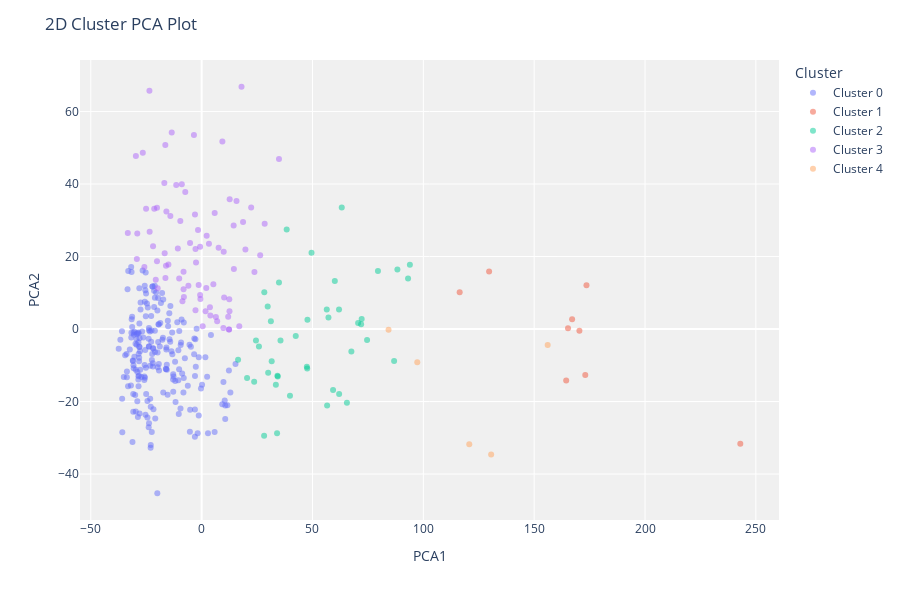

Source (notebook cell):
### Markdown cell above
## **2D-Plot for KMeans clustering**

### Code cell
plot_model(KMeanClusteringModel, plot='cluster')

### Figure 1 — Plotly figure (JSON) as saved in the notebook; plotly's stock layout.template omitted (floating-point values rounded to 4 significant figures; data arrays with more than 128 entries replaced by an {"elided": "..."} marker saying what was removed)
{"data": [{"customdata": {"elided": "208x1 int values"}, "hovertemplate": "Cluster=Cluster 0<br>PCA1=%{x}<br>PCA2=%{y}<br>Feature=%{customdata[0]}<extra></extra>", "legendgroup": "Cluster 0", "marker": {"color": "#636efa", "opacity": 0.5, "symbol": "circle"}, "mode": "markers", "name": "Cluster 0", "orientation": "v", "showlegend": true, "textposition": "top center", "type": "scatter", "x": {"elided": "208 float values"}, "xaxis": "x", "y": {"elided": "208 float values"}, "yaxis": "y"}, {"customdata": [[90], [94], [96], [92], [87], [99], [95], [92], [102]], "hovertemplate": "Cluster=Cluster 1<br>PCA1=%{x}<br>PCA2=%{y}<br>Feature=%{customdata[0]}<extra></extra>", "legendgroup": "Cluster 1", "marker": {"color": "#EF553B", "opacity": 0.5, "symbol": "circle"}, "mode": "markers", "name": "Cluster 1", "orientation": "v", "showlegend": true, "textposition": "top center", "type": "scatter", "x": [129.7, 170.4, 164.4, 173.6, 116.4, 167.1, 173.1, 243.0, 165.3], "xaxis": "x", "y": [15.86, -0.4739, -14.17, 12.09, 10.15, 2.715, -12.68, -31.68, 0.19], "yaxis": "y"}, {"customdata": [[83], [88], [85], [92], [87], [88], [90], [86], [82], [98], [87], [92], [83], [97], [98], [91], [91], [90], [89], [92], [93], [92], [98], [95], [92], [92], [93], [92], [92], [96], [98], [91], [91], [91], [86], [86], [90], [100], [84], [86], [90], [82], [95]], "hovertemplate": "Cluster=Cluster 2<br>PCA1=%{x}<br>PCA2=%{y}<br>Feature=%{customdata[0]}<extra></extra>", "legendgroup": "Cluster 2", "marker": {"color": "#00cc96", "opacity": 0.5, "symbol": "circle"}, "mode": "markers", "name": "Cluster 2", "orientation": "v", "showlegend": true, "textposition": "top center", "type": "scatter", "x": [71.94, 93.12, 30.01, 56.61, 23.69, 35.57, 47.62, 65.53, 42.45, 57.21, 31.23, 74.64, 25.84, 49.56, 38.36, 31.6, 24.51, 16.43, 60.07, 79.54, 34.89, 88.31, 33.48, 28.26, 63.2, 56.45, 70.58, 34.19, 59.29, 34.02, 28.18, 47.73, 93.93, 39.84, 29.8, 72.18, 67.54, 34.34, 61.97, 20.49, 86.83, 62.03, 47.47], "xaxis": "x", "y": [1.353, 13.94, -12.08, -21.07, -14.57, -3.166, -10.86, -20.32, -1.954, 3.159, 2.178, -3.03, -4.8, 21.01, 27.48, -8.872, -3.189, -8.488, 13.23, 16.0, 12.87, 16.44, -15.38, 10.16, 33.51, 5.412, 1.651, -12.88, -16.83, -28.78, -29.42, 2.535, 17.7, -18.38, 6.196, 2.778, -6.176, -13.07, 5.381, -13.5, -8.828, -17.95, -10.43], "yaxis": "y"}, {"customdata": [[88], [87], [98], [89], [88], [91], [79], [91], [91], [93], [84], [95], [91], [91], [99], [94], [87], [91], [86], [91], [91], [100], [97], [92], [93], [98], [93], [85], [84], [89], [84], [86], [95], [96], [90], [90], [88], [88], [85], [84], [89], [84], [94], [92], [88], [87], [88], [91], [86], [89], [90], [89], [85], [88], [89], [89], [94], [97], [88], [93], [94], [92], [91], [94], [90], [96], [94], [92], [92], [93], [97], [92], [97], [84], [92], [97], [89], [82], [92], [84]], "hovertemplate": "Cluster=Cluster 3<br>PCA1=%{x}<br>PCA2=%{y}<br>Feature=%{customdata[0]}<extra></extra>", "legendgroup": "Cluster 3", "marker": {"color": "#ab63fa", "opacity": 0.5, "symbol": "circle"}, "mode": "markers", "name": "Cluster 3", "orientation": "v", "showlegend": true, "textposition": "top center", "type": "scatter", "x": [12.64, -16.09, -3.008, -16.68, -23.45, -8.155, -15.9, -16.83, -14.11, 5.88, 6.427, -8.009, -0.5638, 15.73, 1.773, -26.55, -29.23, 3.298, -13.5, 17.99, -21.39, -10.13, 10.15, 28.43, -8.664, -3.48, 0.4791, -8.168, 19.75, -25.07, -20.69, -11.46, 7.656, 3.949, -23.55, -0.6883, 2.267, -5.232, -0.6973, -1.63, 16.97, 5.282, -21.93, -25.83, -29.03, -2.78, 2.087, 22.34, -19.83, -5.979, -20.15, -16.34, -16.39, -7.386, -29.66, -20.14, 18.68, 9.956, 9.349, -14.99, -10.74, 6.999, 23.82, -2.78, 12.56, 9.801, 34.89, -1.348, 14.55, 14.44, 26.41, 3.74, 12.35, -9.619, -33.31, 12.35, -8.951, 11.98, 12.46, -2.535], "xaxis": "x", "y": [35.79, 17.46, 31.59, 20.91, 26.87, 10.97, 32.39, 40.3, 31.19, 32.0, 3.295, 8.828, 8.257, 35.31, 4.879, 48.62, 19.34, 23.49, 54.22, 66.84, 33.21, 13.95, 8.701, 29.02, 7.631, 53.51, 0.7564, 15.82, 21.93, 33.18, 13.58, 39.75, 22.41, 3.745, 65.77, 9.383, 25.73, 23.74, 22.7, 27.33, 0.7865, 12.35, 22.85, 17.13, 26.34, 22.06, 11.34, 33.51, 11.26, 11.96, 18.73, 14.08, 50.77, 37.77, 47.71, 33.42, 29.55, 21.29, 51.74, 17.83, 22.23, 2.169, 15.72, 5.177, 4.876, 0.2983, 46.88, 12.17, 16.53, 28.54, 20.36, 6.006, -0.1245, 29.81, 26.5, -0.1245, 39.94, 3.386, 8.231, 18.34], "yaxis": "y"}, {"customdata": [[94], [98], [97], [91], [98]], "hovertemplate": "Cluster=Cluster 4<br>PCA1=%{x}<br>PCA2=%{y}<br>Feature=%{customdata[0]}<extra></extra>", "legendgroup": "Cluster 4", "marker": {"color": "#FFA15A", "opacity": 0.5, "symbol": "circle"}, "mode": "markers", "name": "Cluster 4", "orientation": "v", "showlegend": true, "textposition": "top center", "type": "scatter", "x": [120.7, 97.27, 130.6, 84.31, 156.1], "xaxis": "x", "y": [-31.81, -9.168, -34.62, -0.183, -4.423], "yaxis": "y"}], "layout": {"height": 600, "legend": {"title": {"text": "Cluster"}, "tracegroupgap": 0}, "margin": {"t": 60}, "plot_bgcolor": "rgb(240,240,240)", "title": {"text": "2D Cluster PCA Plot"}, "xaxis": {"anchor": "y", "domain": [0, 1], "title": {"text": "PCA1"}}, "yaxis": {"anchor": "x", "domain": [0, 1], "title": {"text": "PCA2"}}}}
